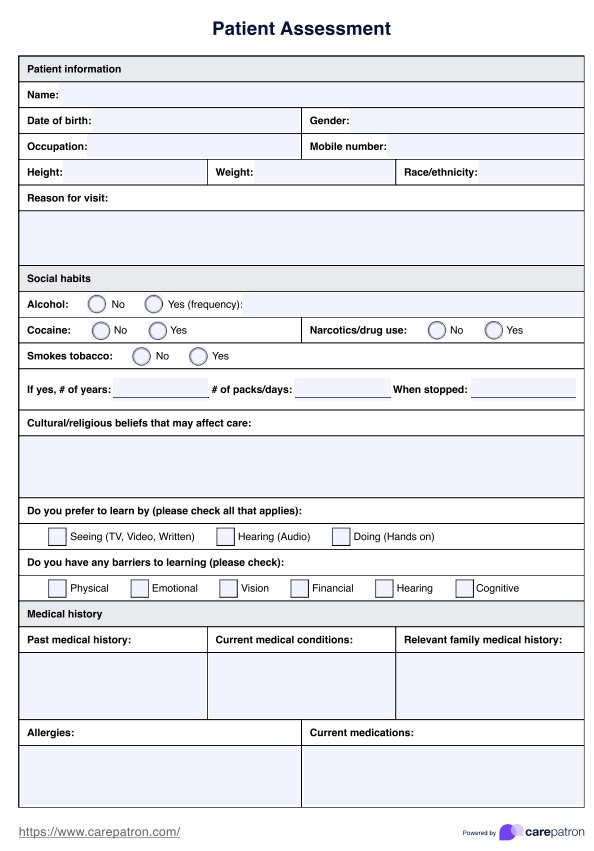
#> input picture patient-assessment-template.jpg, 594 x 851 px
$ python ocr_script.py
#> lines starting #> are read from the running program, lines starting #| are printed output that depends on the picture
import cv2
import pytesseract
from PIL import Image

# Path to Tesseract executable (adjust according to your system)
pytesseract.pytesseract.tesseract_cmd = r'C:\Program Files\Tesseract-OCR\tesseract.exe'  # Adjust for your Tesseract installation path

def extract_text_from_image(image_path):
    # Load image
#> called with image_path = 'patient-assessment-template.jpg'
    image = cv2.imread(image_path)
#> image is the input picture: shape (851, 594, 3); mean B, G, R 239.9, 235.1, 234.3

    # Preprocessing: Convert to grayscale and threshold to improve accuracy
    gray = cv2.cvtColor(image, cv2.COLOR_BGR2GRAY)
    _, thresh = cv2.threshold(gray, 150, 255, cv2.THRESH_BINARY)
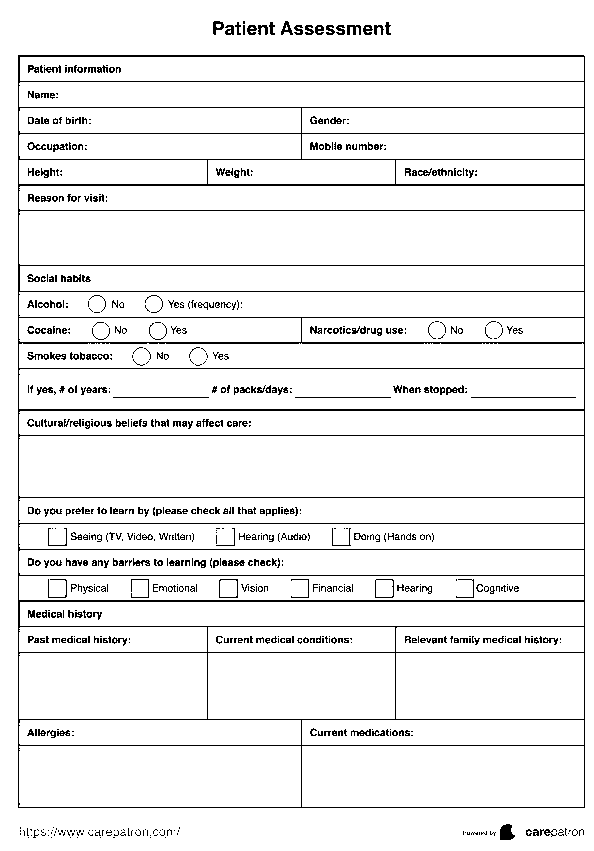
#> thresh: shape (851, 594); 93.7% white; black in thin lines or dots

    # Run OCR on the preprocessed image
#> (the run stopped early here; a loop or call above may not have finished)
